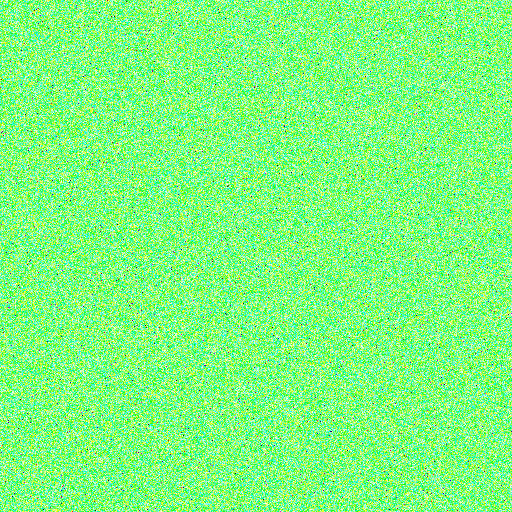
#> input picture challenges/forensics/quant_pixels/quantum_image.png, 512 x 512 px
$ python solution.py
#> lines starting #> are read from the running program, lines starting #| are printed output that depends on the picture
# solution_challenge4_fixed.py
import numpy as np
from PIL import Image
from scipy.fftpack import dct, idct
import struct

def extract_lwe_from_dct(image_array, n=128, q=3329):
    """Extract LWE instance from DCT coefficients"""
    # Convert to YCbCr and extract from chroma channels
    dct_coeffs = dct(dct(image_array[:,:,1].astype(float), axis=0), axis=1)

    h, w = dct_coeffs.shape
    mid_freq = dct_coeffs[h//4:3*h//4, w//4:3*w//4].flatten()

    # Extract LWE values from fractional parts
    scale_factor = 0.001
    extracted_data = []

    for i in range(n*n + n):  # A is n*n, b is n
        # Extract the embedded value from fractional part
        fractional = abs(mid_freq[i] - round(mid_freq[i]))
        extracted_value = int(round(fractional / scale_factor)) % 100
        extracted_data.append(extracted_value)

    # Reshape into A and b
    A = np.array(extracted_data[:n*n]).reshape((n, n))
    b = np.array(extracted_data[n*n:])

    return A, b

def gram_schmidt(A):
    """Gram-Schmidt orthogonalization for lattice reduction"""
    m, n = A.shape
    Q = np.zeros((m, n))
    R = np.zeros((n, n))

    for j in range(n):
        v = A[:, j].astype(float)
        for i in range(j):
            R[i, j] = np.dot(Q[:, i], A[:, j])
            v = v - R[i, j] * Q[:, i]
        R[j, j] = np.linalg.norm(v)
        Q[:, j] = v / R[j, j]

    return Q, R

def babai_nearest_plane(A, b, q=3329):
    """Babai's nearest plane algorithm for CVP"""
    Q, R = gram_schmidt(A)

    # Solve in the orthogonal basis
    y = np.linalg.lstsq(Q, b, rcond=None)[0]

    # Round to nearest integer (nearest plane)
    s_approx = np.round(y).astype(int) % q

    return s_approx

def extract_lsb_flag(image_array):
    """Extract flag from LSB of blue channel"""
    height, width = image_array.shape[:2]

    extracted_bytes = []
    current_byte = 0
    bit_count = 0

    # Extract all LSBs sequentially
    for y in range(height):
        for x in range(width):
            lsb = image_array[y, x, 2] & 1
            current_byte = (current_byte >> 1) | (lsb << 7)
            bit_count += 1

            if bit_count == 8:
                extracted_bytes.append(current_byte)
                current_byte = 0
                bit_count = 0

    return bytes(extracted_bytes)

def decrypt_flag(encrypted_bytes, s):
    """Decrypt flag using recovered secret key"""
    key = sum(s) % 256
    print(f"Using decryption key: {key}")

    # Simple XOR decryption
    decrypted = bytes(byte ^ key for byte in encrypted_bytes)
    return decrypted

def find_flag_in_data(data):
    """Find CTF flag pattern in decrypted data"""
    # Try to find CTF{ pattern
    data_str = data.decode('latin-1', errors='ignore')

    start = data_str.find('CTF{')
    if start != -1:
        end = data_str.find('}', start)
        if end != -1:
            return data_str[start:end+1]

    # Try hex decoding
    try:
        hex_str = data.hex()
        # Look for CTF in hex (435446)
        if '435446' in hex_str:
            idx = hex_str.find('435446')
            potential = bytes.fromhex(hex_str[idx:idx+100])
            return potential.decode('latin-1', errors='ignore')
    except:
        pass

    return None

def solve():
    # Load the image
    print("Loading image...")
    img = Image.open('quantum_image.png')
#> img is the input picture: PIL image 512x512 RGB; mean R, G, B 127.4, 254, 127.4
    img_array = np.array(img)

    print("Step 1: Extracting LWE instance from DCT coefficients...")
    A, b = extract_lwe_from_dct(img_array)
#> the loop in extract_lwe_from_dct, `for i in range(n*n + n):` made 16512 passes
#> (fractional, extracted_value) on passes 1 to 3: (0.0276, 28), (0.36, 60), (0.257, 57)
#> after the loop in extract_lwe_from_dct, `for i in range(n*n + n):`: extracted_data = 16512 values, max 99 at index 94, min 0 at index 25, mean 49.39
#> in extract_lwe_from_dct, `A = np.array(extracted_data[:n*n]).reshape((n, n))`:
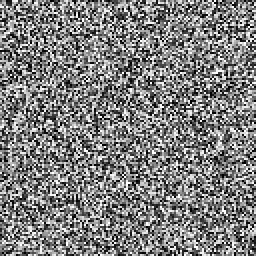
#> A: shape (128, 128) int64 (shown 2 times larger); min 0, max 99, mean 49.4; drawn with min black and max white
#> in extract_lwe_from_dct, `b = np.array(extracted_data[n*n:])`: b = 128 values, max 99 at index 12, min 0 at index 75, mean 51.37

    print(f"A shape: {A.shape}, b shape: {b.shape}")
#| A shape: (128, 128), b shape: (128,)

    print("Step 2: Solving LWE using Babai's nearest plane...")
    s_recovered = babai_nearest_plane(A, b)
#> after the loop in gram_schmidt, `for j in range(n):`:
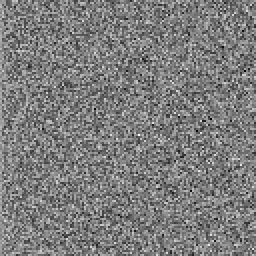
#> Q: shape (128, 128) float64 (shown 2 times larger); min -0.315, max 0.33, mean 0.0022; drawn with min black and max white
#> after the loop in gram_schmidt, `for j in range(n):`:
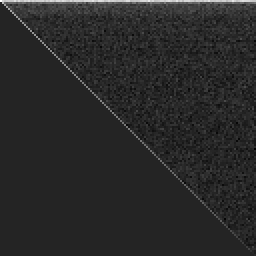
#> R: shape (128, 128) float64 (shown 2 times larger); min -107.1, max 633.5, mean 13.8; drawn with min black and max white
#> in babai_nearest_plane, `y = np.linalg.lstsq(Q, b, rcond=None)[0]`: y = 128 values, max 503.5 at index 0, min -67.54 at index 84, mean 15.79
#> in babai_nearest_plane, `s_approx = np.round(y).astype(int) % q`: s_approx = 128 values, max 3328 at index 11, min 0 at index 121, mean 1186.1
#> s_recovered has the same summary as s_approx in babai_nearest_plane

    print(f"Recovered secret key sum: {sum(s_recovered)}")
#| Recovered secret key sum: 151826

    print("Step 3: Extracting encrypted flag from spatial domain...")
    encrypted_flag_data = extract_lsb_flag(img_array)
#> after the loop in extract_lsb_flag, `for y in range(height):`: bit_count = 0; extracted_bytes = 32768 items

    print(f"Total extracted data length: {len(encrypted_flag_data)} bytes")
#| Total extracted data length: 32768 bytes

    print("Step 4: Searching for encrypted flag...")
    # The flag might be at different positions, try different offsets
    flag_found = False

    for offset in range(0, min(1000, len(encrypted_flag_data) - 100)):
        # Try different lengths around typical flag size
        for length in [50, 100, 150, 200]:
            encrypted_slice = encrypted_flag_data[offset:offset+length]

            # Try decryption with recovered key
            decrypted = decrypt_flag(encrypted_slice, s_recovered)

            # Check if we found the flag
            flag = find_flag_in_data(decrypted)
            if flag and 'CTF{' in flag:
                print(f"🎉 Flag found at offset {offset}: {flag}")
                flag_found = True
                break

        if flag_found:
            break
#> this loop made 1000 passes
#> (printed output is left out)

    if not flag_found:
        print("Flag not found with recovered key. The LWE solution might need improvement.")
        print("Trying brute force on key...")

        # Brute force the key space
        for key_guess in range(256):
            decrypted = bytes(byte ^ key_guess for byte in encrypted_flag_data[:200])
            flag = find_flag_in_data(decrypted)
            if flag and 'CTF{' in flag:
                print(f"Flag found with key {key_guess}: {flag}")
                flag_found = True
                break
#> this loop made 1 pass
#> flag on pass 1: 'CTF{L4tt1c3_St3g0_1s_Qu4ntum_S4f3}'

    if not flag_found:
        print("Could not find flag. Debug info:")
        print(f"First 100 bytes of extracted data: {encrypted_flag_data[:100].hex()}")
        print(f"Recovered secret sum: {sum(s_recovered)}")

        # Try to find any readable text
        for key in [sum(s_recovered) % 256, 0, 255]:
            test_decrypt = bytes(byte ^ key for byte in encrypted_flag_data[:200])
            try:
                text = test_decrypt.decode('latin-1', errors='ignore')
                if any(c.isprintable() for c in text):
                    print(f"With key {key}: {text[:100]}")
            except:
                pass

if __name__ == "__main__":
    solve()
